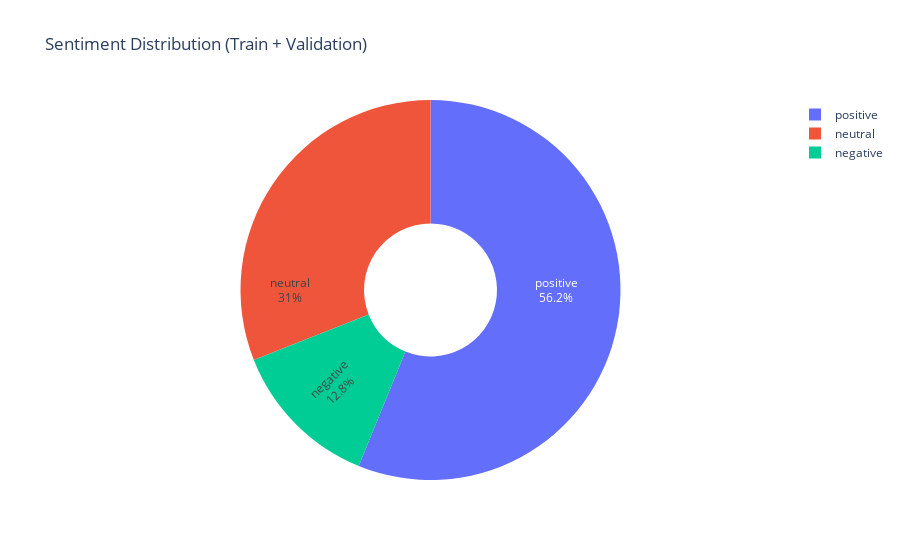

The cell this chart's notebook holds for it:
### Code cell
# =========================================================
# MAIN PIPELINE
# =========================================================
def main():
    print("🚀 Loading African language data...")
    train_ds, val_ds, label_encoder, _ = load_african_data()

    print("🔤 Loading tokenizer and model...")
    tokenizer = AutoTokenizer.from_pretrained(MODEL_NAME, use_fast=False)
    model = AutoModelForSequenceClassification.from_pretrained(
        MODEL_NAME,
        num_labels=len(label_encoder.classes_)
    )

    num_proc = min(4, os.cpu_count() or 1)
    tokenize_partial = partial(tokenize_function, tokenizer=tokenizer, max_len=MAX_LEN)

    print("📝 Tokenizing datasets...")
    train_ds = train_ds.map(tokenize_partial, batched=True, num_proc=num_proc)
    val_ds   = val_ds.map(tokenize_partial, batched=True, num_proc=num_proc)
    train_ds.set_format(type="torch", columns=["input_ids", "attention_mask", "label"])
    val_ds.set_format(type="torch", columns=["input_ids", "attention_mask", "label"])

    trainer = Trainer(
        model=model,
        args=TrainingArguments(
            output_dir="./results_african",
            num_train_epochs=NUM_EPOCHS,
            per_device_train_batch_size=BATCH_SIZE,
            per_device_eval_batch_size=BATCH_SIZE*2,
            learning_rate=LEARNING_RATE,
            weight_decay=0.01,
            eval_strategy="epoch",
            save_strategy="epoch",
            load_best_model_at_end=True,
            metric_for_best_model="eval_loss",
            greater_is_better=False,
            logging_steps=10,
            warmup_ratio=0.06,
            save_total_limit=2,
            dataloader_num_workers=num_proc,
            report_to="none",
            seed=SEED
        ),
        train_dataset=train_ds,
        eval_dataset=val_ds,
        tokenizer=tokenizer,
        data_collator=DataCollatorWithPadding(tokenizer),
        compute_metrics=compute_metrics
    )

    print("✅ Model ready. (Training skipped for this run.)")

    # --- Sample texts for LIME ---
    sample_texts = [
        "Ngiyazonda lokhu",
        "Amanzi apholile",
        "Isibhakabhaka sibushelelezi"
    ]

    def predict_texts(texts):
        ds = Dataset.from_dict({"text": texts})
        tokenized = ds.map(tokenize_partial, batched=True)
        tokenized.set_format(type="torch", columns=["input_ids", "attention_mask"])
        preds = trainer.predict(tokenized).predictions
        return torch.nn.functional.softmax(torch.tensor(preds), dim=1).detach().numpy()

    lime_explainer = LimeTextExplainer(class_names=list(label_encoder.classes_))
    os.makedirs("lime_outputs", exist_ok=True)

    for i, text in enumerate(sample_texts):
        print(f"\n[LIME #{i+1}] {text}")
        lime_exp = lime_explainer.explain_instance(text, predict_texts, num_features=8)
        words, weights = zip(*lime_exp.as_list())
        probs = predict_texts([text])[0]
        pred_label = list(label_encoder.classes_)[int(np.argmax(probs))]
        print(f"Predicted: {pred_label} | Probabilities: {probs.tolist()}")

        save_lime_text_highlight(words, weights, f"LIME Word Importance (Sample #{i+1})",
                                 f"lime_outputs/lime_text_{i+1}.html")
        plot_lime_bar(words, weights, f"LIME Bar Chart (Sample #{i+1})",
                      outpath=f"lime_outputs/lime_bar_{i+1}.png")
        plot_lime_wordcloud(words, weights, f"LIME Word Cloud (Sample #{i+1})",
                            outpath=f"lime_outputs/lime_wc_{i+1}.png")
        print(f"✅ Saved visualizations to 'lime_outputs/' for sample #{i+1}")

    # =========================================================
    # 8. PIE CHART VISUALIZATION
    # =========================================================
    print("\n📊 Generating Sentiment Distribution Pie Chart...")
    plot_sentiment_pie(train_ds, val_ds, label_encoder, outpath="lime_outputs/sentiment_distribution.png")
    print("✅ Sentiment distribution pie chart complete.")

    # =========================================================
    # 9. BERTVIZ ATTENTION VISUALIZATION
    # =========================================================
    print("\n🧠 Generating BERT Attention Visualization...")
    example_text = sample_texts[0]
    print(f"Example Text: {example_text}")

    # Load AfriBERTa (or BERT) with attentions enabled
    bert_model = AutoModelForSequenceClassification.from_pretrained(MODEL_NAME, output_attentions=True)

    visualize_attention_with_bertviz(bert_model, tokenizer, example_text)
    print("✅ Open attention visualization (interactive browser window).")

if __name__ == "__main__":
    main()

### Figure 1 — Plotly figure (JSON) as saved in the notebook; plotly's stock layout.template omitted (floating-point values rounded to 4 significant figures)
{"data": [{"hole": 0.35, "insidetextorientation": "radial", "labels": ["positive", "neutral", "negative"], "textinfo": "label+percent", "type": "pie", "values": [337, 186, 77]}], "layout": {"title": {"text": "Sentiment Distribution (Train + Validation)"}}}
